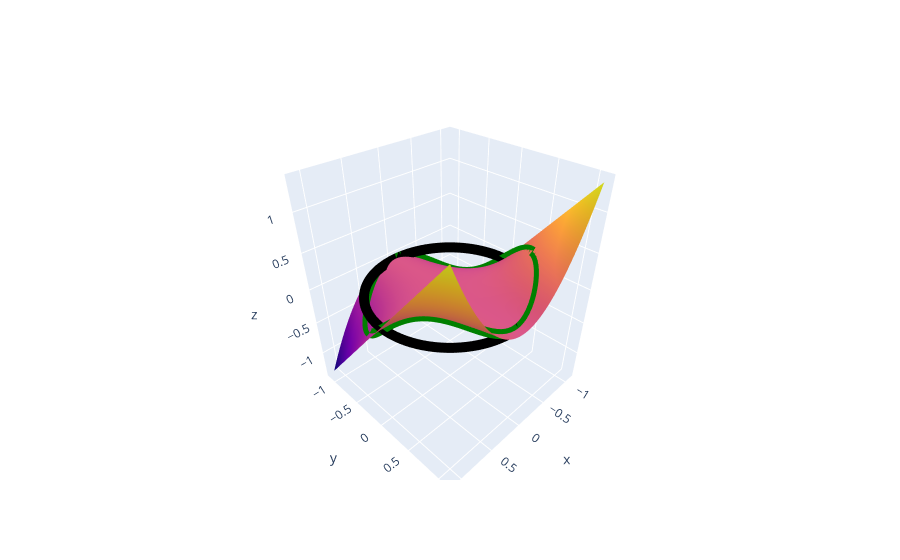

Notebook code for this chart:
### Markdown cell above
- **3a** El siguiente bloque de código muestra en un gráfico 3D la función a maximizar $f(x,y)$, la restricción $g(x,y)$ sobre el plano $OXY$ y su proyección sobre $f(x,y)$. Estima visualmente dónde aparecerán los máximos del problema.

### Code cell
# Create a grid of x and y values
x = np.linspace(-1.1, 1.1, 200)
y = np.linspace(-1.1, 1.1, 200)
X, Y = np.meshgrid(x, y)

# Calculate the function values
Z = f(X, Y)
# Create the 3D surface plot
fig = go.Figure()

# Add the 3D surface plot
fig.add_trace(go.Surface(z=Z, x=X, y=Y, name="f(x, y) = x + y", showscale=False))

# Create the 2D circle curve in the OXY plane
t = np.linspace(0, 2 * np.pi, 100)

trace_circle_OXY = go.Scatter3d(
    x=np.cos(t),
    y=np.sin(t),
    z=np.zeros_like(x),
    mode="lines",
    marker=dict(color="black", size=20),
    line=dict(width=20),
    showlegend=False,
)

trace_circle_proj = go.Scatter3d(
    x=np.cos(t),
    y=np.sin(t),
    z=f(np.cos(t), np.sin(t)),
    mode="lines",
    marker=dict(color="green", size=20),
    line=dict(width=20),
    showlegend=False,
)

# Add the 2D circle projection onto the OXY plane
fig.add_trace(trace_circle_OXY)
fig.add_trace(trace_circle_proj)

fig.show()
